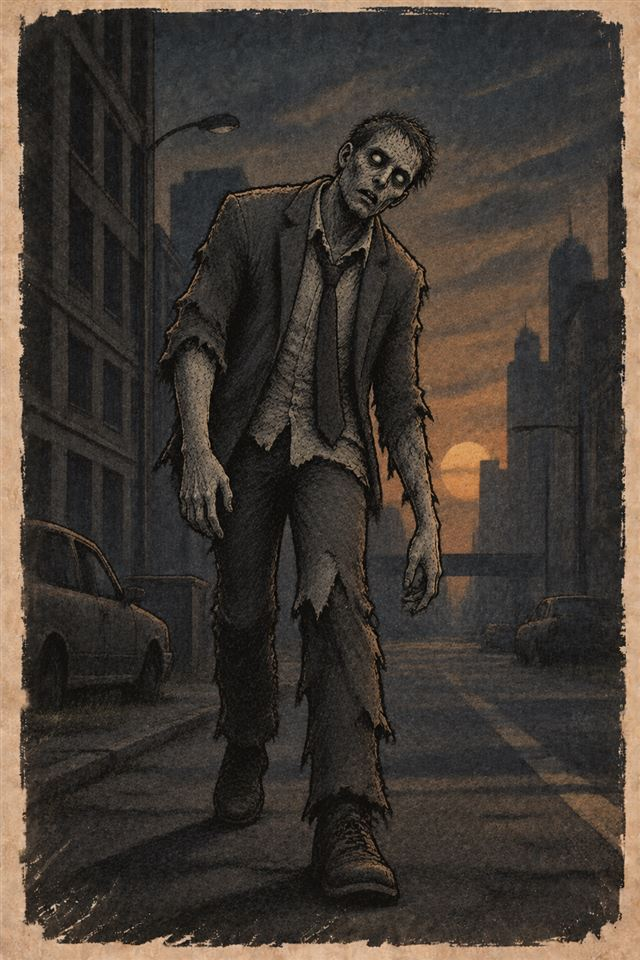
#> input picture arte/img/caminante.jpg, 640 x 960 px; the run also reads 4 pictures not shown here
$ python modelos_3d.py
#> lines starting #> are read from the running program, lines starting #| are printed output that depends on the picture
"""Genera los modelos 3D de los personajes para Tabletop Simulator (Custom Model).

Cada personaje sale como:
  modelos/<id>/<id>.obj       malla (Y hacia arriba, 1 unidad = 1 unidad de mesa de TTS)
  modelos/<id>/<id>.mtl       material que apunta a la textura (para visores; TTS usa solo .obj + imagen)
  modelos/<id>/<id>.png       textura (Diffuse/Image en TTS)
  modelos/<id>/<id>_collider.obj   collider simple (caja)

Zombies: figura de cartón de pie (standee) con la ilustración del juego al frente, el dorso
en tinta oscura y una base redonda con el nombre. Supervivientes: miniatura low-poly con
colores y un accesorio de su oficio, sobre una base con el nombre (no hay ilustraciones de
supervivientes todavía).

Uso: python3 herramientas/modelos_3d.py
"""
import math
import os

from PIL import Image, ImageDraw, ImageEnhance, ImageFilter, ImageFont, ImageOps

RAIZ = os.path.dirname(os.path.dirname(os.path.abspath(__file__)))
IMG = os.path.join(RAIZ, "arte", "img")
FUENTES = os.path.join(RAIZ, "arte", "fuentes")
SALIDA = os.path.join(RAIZ, "modelos")

PAPEL = (216, 200, 166)
TINTA = (27, 26, 23)
ROJO = (146, 43, 43)
OXIDO = (180, 88, 58)

BASE_R = 0.6      # radio de la base
BASE_H = 0.14     # alto de la base
SEG = 40          # segmentos del cilindro


def fuente(nombre, tam):
    try:
        return ImageFont.truetype(os.path.join(FUENTES, nombre), tam)
    except OSError:
        return ImageFont.truetype("/usr/share/fonts/truetype/dejavu/DejaVuSans-Bold.ttf", tam)


# --------------------------------------------------------------------------- malla

class Malla:
    def __init__(self):
        self.v, self.vt, self.vn, self.f = [], [], [], []

    def _v(self, p):
        self.v.append(p)
        return len(self.v)

    def _t(self, uv):
        self.vt.append(uv)
        return len(self.vt)

    def _n(self, n):
        self.vn.append(n)
        return len(self.vn)

    def quad(self, ps, uvs, normal=None):
        """ps: 4 puntos en sentido antihorario mirando desde afuera."""
        if normal is None:
            a, b, c = ps[0], ps[1], ps[2]
            u = [b[i] - a[i] for i in range(3)]
            w = [c[i] - a[i] for i in range(3)]
            normal = norm(cruz(u, w))
        ni = self._n(normal)
        idx = [(self._v(p), self._t(t), ni) for p, t in zip(ps, uvs)]
        self.f.append(idx)

    def tri(self, ps, uvs, normals):
        idx = [(self._v(p), self._t(t), self._n(n)) for p, t, n in zip(ps, uvs, normals)]
        self.f.append(idx)

    def caja(self, c, s, uv, rot_y=0.0, rot_x=0.0, rot_z=0.0):
        """Caja centrada en c, tamaño s, todas las caras con el mismo rectángulo de UV."""
        hx, hy, hz = s[0] / 2, s[1] / 2, s[2] / 2
        esquinas = {}
        for sx in (-1, 1):
            for sy in (-1, 1):
                for sz in (-1, 1):
                    p = rotar((sx * hx, sy * hy, sz * hz), rot_x, rot_y, rot_z)
                    esquinas[(sx, sy, sz)] = (p[0] + c[0], p[1] + c[1], p[2] + c[2])
        u0, v0, u1, v1 = uv
        uvq = [(u0, v0), (u1, v0), (u1, v1), (u0, v1)]
        caras = [
            [(-1, -1, 1), (1, -1, 1), (1, 1, 1), (-1, 1, 1)],     # frente +z
            [(1, -1, -1), (-1, -1, -1), (-1, 1, -1), (1, 1, -1)],  # atrás
            [(1, -1, 1), (1, -1, -1), (1, 1, -1), (1, 1, 1)],      # +x
            [(-1, -1, -1), (-1, -1, 1), (-1, 1, 1), (-1, 1, -1)],  # -x
            [(-1, 1, 1), (1, 1, 1), (1, 1, -1), (-1, 1, -1)],      # arriba
            [(-1, -1, -1), (1, -1, -1), (1, -1, 1), (-1, -1, 1)],  # abajo
        ]
        for cara in caras:
            self.quad([esquinas[k] for k in cara], uvq)

    def esfera(self, c, r, uv, sx=1.0, sy=1.0, sz=1.0, lat=8, lon=12):
        u0, v0, u1, v1 = uv
        um, vm = (u0 + u1) / 2, (v0 + v1) / 2

        def p(i, j):
            th = math.pi * i / lat
            ph = 2 * math.pi * j / lon
            n = (math.sin(th) * math.cos(ph), math.cos(th), math.sin(th) * math.sin(ph))
            return (c[0] + n[0] * r * sx, c[1] + n[1] * r * sy, c[2] + n[2] * r * sz), n

        for i in range(lat):
            for j in range(lon):
                a, na = p(i, j)
                b, nb = p(i + 1, j)
                cc, nc = p(i + 1, j + 1)
                d, nd = p(i, j + 1)
                self.tri([a, d, cc], [(um, vm)] * 3, [na, nd, nc])
                self.tri([a, cc, b], [(um, vm)] * 3, [na, nc, nb])

    def cilindro(self, c, r, h, uv_lado, uv_tapa=None, tapa_circular=None, seg=SEG, r_arriba=None):
        """Cilindro vertical con base en c[1]. tapa_circular=(cu, cv, ru, rv) mapea la tapa a un círculo de la textura."""
        r2 = r if r_arriba is None else r_arriba
        u0, v0, u1, v1 = uv_lado
        y0, y1 = c[1], c[1] + h
        for k in range(seg):
            a0 = 2 * math.pi * k / seg
            a1 = 2 * math.pi * (k + 1) / seg
            p00 = (c[0] + r * math.cos(a0), y0, c[2] + r * math.sin(a0))
            p01 = (c[0] + r * math.cos(a1), y0, c[2] + r * math.sin(a1))
            p11 = (c[0] + r2 * math.cos(a1), y1, c[2] + r2 * math.sin(a1))
            p10 = (c[0] + r2 * math.cos(a0), y1, c[2] + r2 * math.sin(a0))
            n0 = (math.cos(a0), 0, math.sin(a0))
            n1 = (math.cos(a1), 0, math.sin(a1))
            ua = u0 + (u1 - u0) * k / seg
            ub = u0 + (u1 - u0) * (k + 1) / seg
            self.tri([p00, p11, p01], [(ua, v0), (ub, v1), (ub, v0)], [n0, n1, n1])
            self.tri([p00, p10, p11], [(ua, v0), (ua, v1), (ub, v1)], [n0, n0, n1])
        # tapas
        for y, rr, arriba in ((y1, r2, True), (y0, r, False)):
            centro = (c[0], y, c[2])
            n = (0, 1 if arriba else -1, 0)
            for k in range(seg):
                a0 = 2 * math.pi * k / seg
                a1 = 2 * math.pi * (k + 1) / seg
                q0 = (c[0] + rr * math.cos(a0), y, c[2] + rr * math.sin(a0))
                q1 = (c[0] + rr * math.cos(a1), y, c[2] + rr * math.sin(a1))
                if arriba and tapa_circular:
                    cu, cv, ru, rv = tapa_circular
                    # mirando desde arriba: +x a la derecha, -z hacia arriba de la imagen
                    t0 = (cu + ru * math.cos(a0), cv - rv * math.sin(a0) * -1)
                    t1 = (cu + ru * math.cos(a1), cv - rv * math.sin(a1) * -1)
                    tc = (cu, cv)
                    t0 = (cu + ru * math.cos(a0), cv - rv * math.sin(a0))
                    t1 = (cu + ru * math.cos(a1), cv - rv * math.sin(a1))
                else:
                    uv = uv_tapa or uv_lado
                    tc = t0 = t1 = ((uv[0] + uv[2]) / 2, (uv[1] + uv[3]) / 2)
                if arriba:
                    self.tri([centro, q1, q0], [tc, t1, t0], [n, n, n])
                else:
                    self.tri([centro, q0, q1], [tc, t0, t1], [n, n, n])

    def guardar(self, ruta, nombre_mtl, material):
        with open(ruta, "w") as fh:
            fh.write(f"# Día 30 · modelo para Tabletop Simulator\nmtllib {nombre_mtl}\no {material}\n")
            for p in self.v:
                fh.write(f"v {p[0]:.5f} {p[1]:.5f} {p[2]:.5f}\n")
            for t in self.vt:
                fh.write(f"vt {t[0]:.5f} {t[1]:.5f}\n")
            for n in self.vn:
                fh.write(f"vn {n[0]:.5f} {n[1]:.5f} {n[2]:.5f}\n")
            fh.write(f"usemtl {material}\ns off\n")
            for cara in self.f:
                fh.write("f " + " ".join(f"{a}/{b}/{c}" for a, b, c in cara) + "\n")


def cruz(a, b):
    return (a[1] * b[2] - a[2] * b[1], a[2] * b[0] - a[0] * b[2], a[0] * b[1] - a[1] * b[0])


def norm(a):
    l = math.sqrt(sum(x * x for x in a)) or 1
    return tuple(x / l for x in a)


def rotar(p, rx, ry, rz):
    x, y, z = p
    if rx:
        c, s = math.cos(rx), math.sin(rx)
        y, z = y * c - z * s, y * s + z * c
    if rz:
        c, s = math.cos(rz), math.sin(rz)
        x, y = x * c - y * s, x * s + y * c
    if ry:
        c, s = math.cos(ry), math.sin(ry)
        x, z = x * c + z * s, -x * s + z * c
    return (x, y, z)


def escribir_mtl(ruta, material, textura):
    with open(ruta, "w") as fh:
        fh.write(f"newmtl {material}\nKa 1 1 1\nKd 1 1 1\nKs 0.05 0.05 0.05\nNs 10\nmap_Kd {textura}\n")


def collider(ruta, ancho, alto, prof):
    m = Malla()
    m.caja((0, alto / 2, 0), (ancho, alto, prof), (0, 0, 1, 1))
    with open(ruta, "w") as fh:
        for p in m.v:
            fh.write(f"v {p[0]:.4f} {p[1]:.4f} {p[2]:.4f}\n")
        for cara in m.f:
            fh.write("f " + " ".join(str(a) for a, _, _ in cara) + "\n")


# --------------------------------------------------------------------------- texturas

def textura_base(tam, color_anillo, nombre, subtitulo):
    """Tapa de la base vista desde arriba: disco oscuro con anillo de color y el nombre."""
    im = Image.new("RGB", (tam, tam), TINTA)
    d = ImageDraw.Draw(im)
    d.ellipse((0, 0, tam - 1, tam - 1), fill=(42, 38, 33))
    a = int(tam * 0.06)
    d.ellipse((a, a, tam - a, tam - a), outline=color_anillo, width=int(tam * 0.045))
    f1 = fuente("BigShouldersStencilDisplay.ttf", int(tam * 0.13))
    f2 = fuente("SpecialElite.ttf", int(tam * 0.075))
    # nombre en la mitad de adelante (abajo en la imagen = frente del modelo)
    d.text((tam / 2, tam * 0.78), nombre.upper(), font=f1, fill=PAPEL, anchor="mm")
    if subtitulo:
        d.text((tam / 2, tam * 0.89), subtitulo, font=f2, fill=(185, 166, 130), anchor="mm")
    return im


def textura_papel(tam):
    im = Image.new("RGB", tam, PAPEL)
    ruido = Image.effect_noise(tam, 28).convert("L")
    ruido = ImageOps.colorize(ruido, (170, 150, 115), (232, 220, 192))
    return Image.blend(im, ruido, 0.35)


# --------------------------------------------------------------------------- zombies

ZOMBIES = [
    ("caminante", "Caminante", "caminante.jpg", (120, 120, 110)),
    ("corredor", "Corredor", "corredor.jpg", OXIDO),
    ("bruto", "Bruto", "bruto.jpg", (90, 70, 50)),
    ("infectado_acido", "Infectado ácido", "infectado_acido.jpg", (130, 175, 60)),
    ("chillon", "Chillón", "chillon.jpg", (60, 90, 140)),
]


def zombie(id_, nombre, archivo, color):
#> called with id_ = 'caminante', nombre = 'Caminante', archivo = 'caminante.jpg', color = (120, 120, 110)
    carpeta = os.path.join(SALIDA, id_)
    os.makedirs(carpeta, exist_ok=True)
    W = 2048
    tex = Image.new("RGB", (W, W), PAPEL)
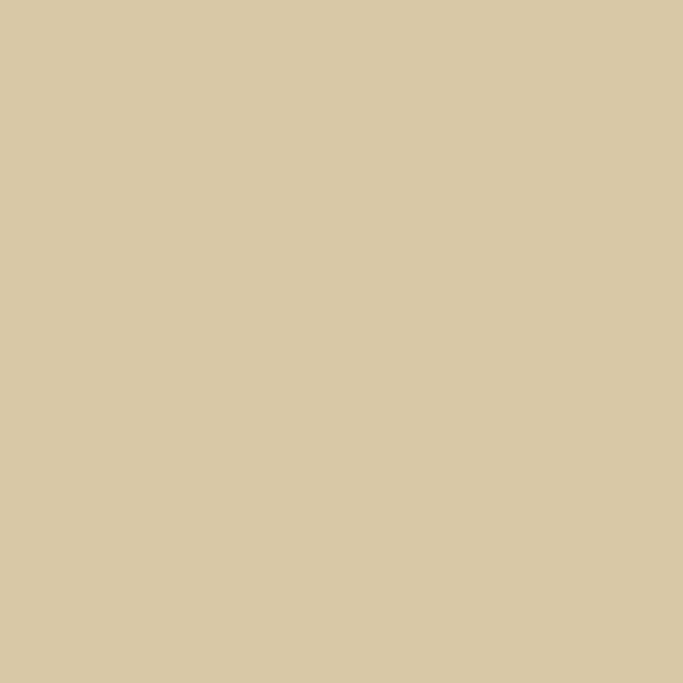
#> tex: PIL image 2048x2048 RGB (shown at 1/3 size); mean R, G, B 216, 200, 166
    # frente: ilustración 2:3 en (0,0)-(1024,1536)
    arte = Image.open(os.path.join(IMG, archivo)).convert("RGB")
#> arte is the input picture: PIL image 640x960 RGB; mean R, G, B 66.9, 59, 52
    arte = ImageOps.fit(arte, (1024, 1536), Image.LANCZOS)
#> arte: PIL image 1024x1536 RGB
    tex.paste(arte, (0, 0))
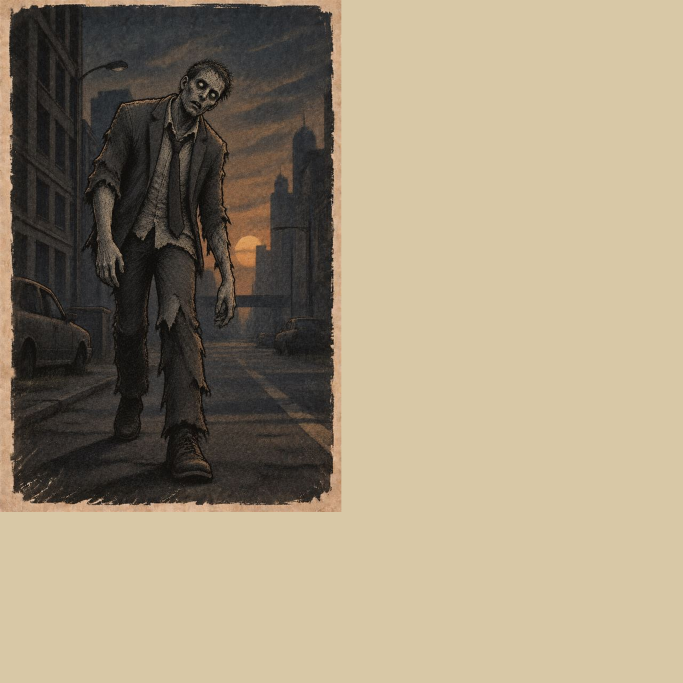
#> tex: PIL image 2048x2048 RGB (shown at 1/3 size); mean R, G, B 160.1, 147.1, 123.2
    # dorso: la misma silueta en tinta, oscura y espejada, con el 30
    dorso = ImageOps.mirror(arte).convert("L")
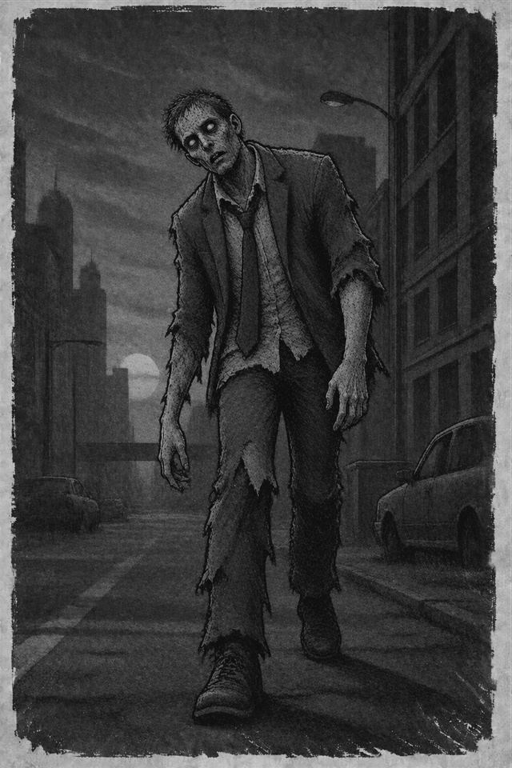
#> dorso: PIL image 1024x1536 L (shown at 1/2 size); min 0, max 216, mean 60.6
    dorso = ImageEnhance.Contrast(dorso).enhance(1.4)
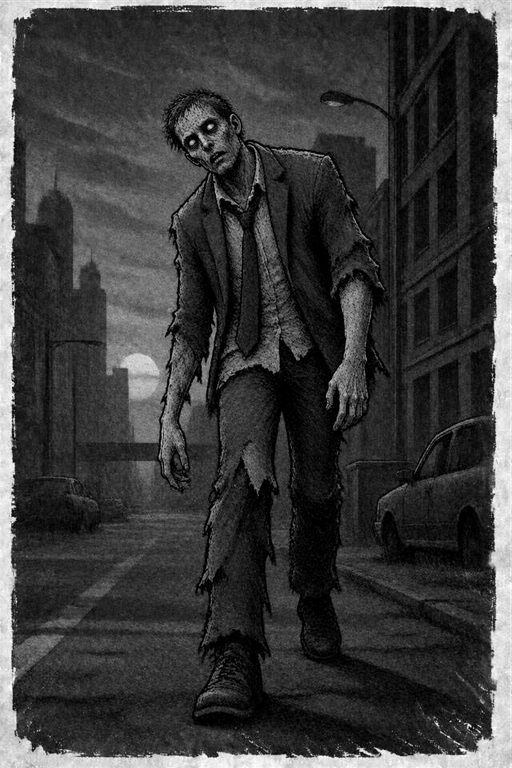
#> dorso: PIL image 1024x1536 L (shown at 1/2 size); min 0, max 255, mean 60.2
    dorso = ImageOps.colorize(dorso, (14, 14, 14), (70, 62, 52))
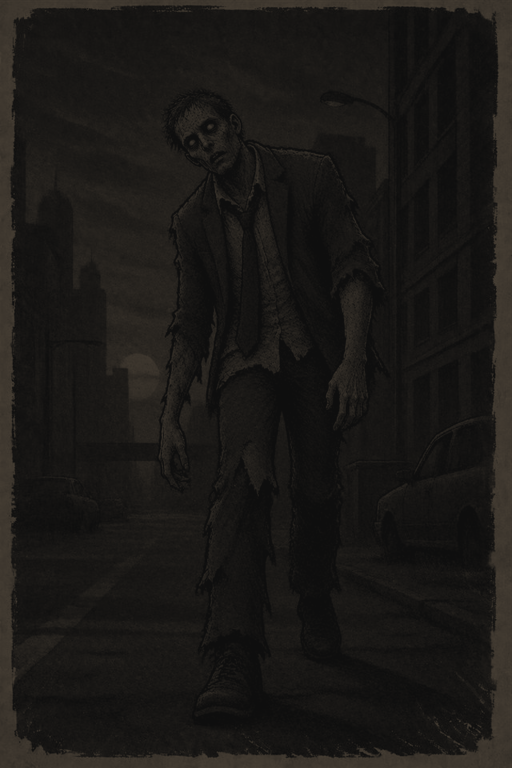
#> dorso: PIL image 1024x1536 RGB (shown at 1/2 size); mean R, G, B 26.7, 24.8, 22.5
    dd = ImageDraw.Draw(dorso)
    dd.text((512, 1300), "DÍA 30", font=fuente("BigShouldersStencilDisplay.ttf", 150), fill=ROJO, anchor="mm")
    dd.text((512, 1420), nombre.upper(), font=fuente("SpecialElite.ttf", 64), fill=PAPEL, anchor="mm")
    tex.paste(dorso, (1024, 0))
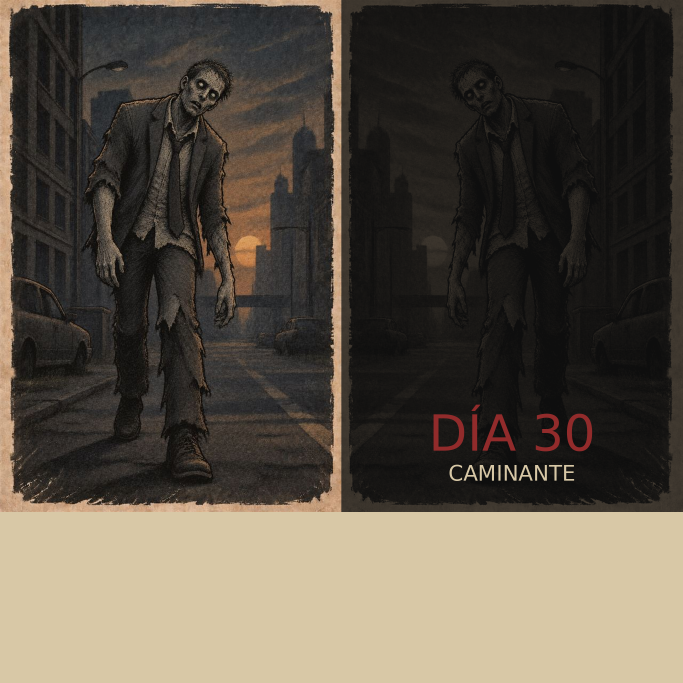
#> tex: PIL image 2048x2048 RGB (shown at 1/3 size); mean R, G, B 89.9, 81.8, 69.7
    # franja de papel para cantos y base
    tex.paste(textura_papel((1024, 512)), (1024, 1536))
#> (the rest of the program and of its run is left out)
